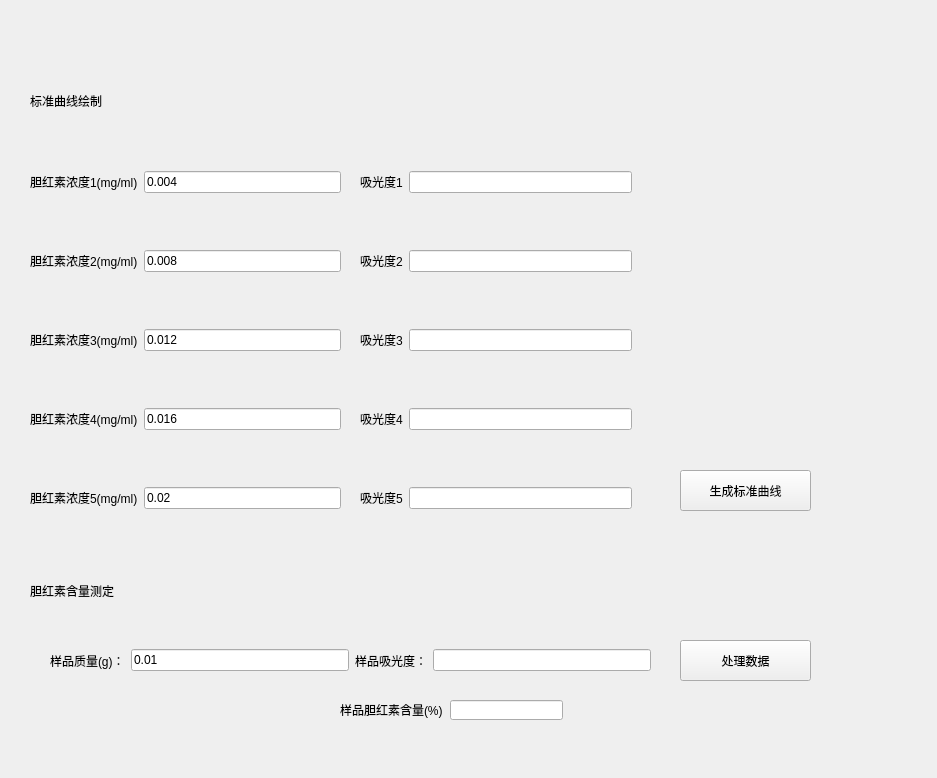
<?xml version="1.0" encoding="UTF-8"?>
<ui version="4.0">
 <class>Form</class>
 <widget class="QWidget" name="Form">
  <property name="geometry">
   <rect>
    <x>0</x>
    <y>0</y>
    <width>937</width>
    <height>778</height>
   </rect>
  </property>
  <property name="windowTitle">
   <string>Form</string>
  </property>
  <widget class="QLabel" name="label">
   <property name="geometry">
    <rect>
     <x>30</x>
     <y>570</y>
     <width>161</width>
     <height>41</height>
    </rect>
   </property>
   <property name="styleSheet">
    <string notr="true">font: 87 14pt &quot;Arial&quot;;</string>
   </property>
   <property name="text">
    <string>胆红素含量测定</string>
   </property>
  </widget>
  <widget class="QLabel" name="label_2">
   <property name="geometry">
    <rect>
     <x>30</x>
     <y>80</y>
     <width>141</width>
     <height>41</height>
    </rect>
   </property>
   <property name="styleSheet">
    <string notr="true">font: 87 12pt &quot;Arial&quot;;</string>
   </property>
   <property name="text">
    <string>标准曲线绘制</string>
   </property>
  </widget>
  <widget class="QWidget" name="widget_3" native="true">
   <property name="geometry">
    <rect>
     <x>30</x>
     <y>120</y>
     <width>311</width>
     <height>441</height>
    </rect>
   </property>
   <layout class="QGridLayout" name="gridLayout_4">
    <item row="3" column="1">
     <widget class="QLineEdit" name="lineEdit_4">
      <property name="text">
       <string>0.016</string>
      </property>
     </widget>
    </item>
    <item row="1" column="1">
     <widget class="QLineEdit" name="lineEdit_2">
      <property name="text">
       <string>0.008</string>
      </property>
     </widget>
    </item>
    <item row="4" column="1">
     <widget class="QLineEdit" name="lineEdit_5">
      <property name="text">
       <string>0.02</string>
      </property>
     </widget>
    </item>
    <item row="0" column="0">
     <widget class="QLabel" name="label_28">
      <property name="text">
       <string>胆红素浓度1(mg/ml)</string>
      </property>
     </widget>
    </item>
    <item row="2" column="1">
     <widget class="QLineEdit" name="lineEdit_3">
      <property name="text">
       <string>0.012</string>
      </property>
     </widget>
    </item>
    <item row="4" column="0">
     <widget class="QLabel" name="label_25">
      <property name="text">
       <string>胆红素浓度5(mg/ml)</string>
      </property>
     </widget>
    </item>
    <item row="0" column="1">
     <widget class="QLineEdit" name="lineEdit_1">
      <property name="text">
       <string>0.004</string>
      </property>
     </widget>
    </item>
    <item row="1" column="0">
     <widget class="QLabel" name="label_26">
      <property name="text">
       <string>胆红素浓度2(mg/ml)</string>
      </property>
     </widget>
    </item>
    <item row="3" column="0">
     <widget class="QLabel" name="label_24">
      <property name="text">
       <string>胆红素浓度4(mg/ml)</string>
      </property>
     </widget>
    </item>
    <item row="2" column="0">
     <widget class="QLabel" name="label_27">
      <property name="text">
       <string>胆红素浓度3(mg/ml)</string>
      </property>
     </widget>
    </item>
   </layout>
  </widget>
  <widget class="QWidget" name="widget_4" native="true">
   <property name="geometry">
    <rect>
     <x>360</x>
     <y>120</y>
     <width>272</width>
     <height>441</height>
    </rect>
   </property>
   <layout class="QGridLayout" name="gridLayout_5">
    <item row="4" column="1">
     <widget class="QLineEdit" name="lineEdit_10"/>
    </item>
    <item row="3" column="1">
     <widget class="QLineEdit" name="lineEdit_9"/>
    </item>
    <item row="3" column="0">
     <widget class="QLabel" name="label_30">
      <property name="text">
       <string>吸光度4</string>
      </property>
     </widget>
    </item>
    <item row="4" column="0">
     <widget class="QLabel" name="label_31">
      <property name="text">
       <string>吸光度5</string>
      </property>
     </widget>
    </item>
    <item row="0" column="0">
     <widget class="QLabel" name="label_34">
      <property name="text">
       <string>吸光度1</string>
      </property>
     </widget>
    </item>
    <item row="0" column="1">
     <widget class="QLineEdit" name="lineEdit_6"/>
    </item>
    <item row="2" column="0">
     <widget class="QLabel" name="label_33">
      <property name="text">
       <string>吸光度3</string>
      </property>
     </widget>
    </item>
    <item row="1" column="1">
     <widget class="QLineEdit" name="lineEdit_7"/>
    </item>
    <item row="1" column="0">
     <widget class="QLabel" name="label_32">
      <property name="text">
       <string>吸光度2</string>
      </property>
     </widget>
    </item>
    <item row="2" column="1">
     <widget class="QLineEdit" name="lineEdit_8"/>
    </item>
   </layout>
  </widget>
  <widget class="QPushButton" name="pushButton_5">
   <property name="geometry">
    <rect>
     <x>680</x>
     <y>470</y>
     <width>131</width>
     <height>41</height>
    </rect>
   </property>
   <property name="text">
    <string>生成标准曲线</string>
   </property>
  </widget>
  <widget class="QPushButton" name="pushButton_6">
   <property name="geometry">
    <rect>
     <x>680</x>
     <y>640</y>
     <width>131</width>
     <height>41</height>
    </rect>
   </property>
   <property name="text">
    <string>处理数据</string>
   </property>
  </widget>
  <widget class="QWidget" name="layoutWidget">
   <property name="geometry">
    <rect>
     <x>50</x>
     <y>640</y>
     <width>601</width>
     <height>41</height>
    </rect>
   </property>
   <layout class="QHBoxLayout" name="horizontalLayout">
    <item>
     <widget class="QLabel" name="label_3">
      <property name="text">
       <string>样品质量(g)：</string>
      </property>
     </widget>
    </item>
    <item>
     <widget class="QLineEdit" name="lineEdit_11">
      <property name="text">
       <string>0.01</string>
      </property>
     </widget>
    </item>
    <item>
     <widget class="QLabel" name="label_4">
      <property name="text">
       <string>样品吸光度：</string>
      </property>
     </widget>
    </item>
    <item>
     <widget class="QLineEdit" name="lineEdit_12"/>
    </item>
   </layout>
  </widget>
  <widget class="QLabel" name="label_5">
   <property name="geometry">
    <rect>
     <x>340</x>
     <y>700</y>
     <width>131</width>
     <height>20</height>
    </rect>
   </property>
   <property name="text">
    <string>样品胆红素含量(%)</string>
   </property>
  </widget>
  <widget class="QLineEdit" name="lineEdit_13">
   <property name="geometry">
    <rect>
     <x>450</x>
     <y>700</y>
     <width>113</width>
     <height>20</height>
    </rect>
   </property>
  </widget>
 </widget>
 <tabstops>
  <tabstop>lineEdit_1</tabstop>
  <tabstop>lineEdit_2</tabstop>
  <tabstop>lineEdit_3</tabstop>
  <tabstop>lineEdit_4</tabstop>
  <tabstop>lineEdit_5</tabstop>
  <tabstop>lineEdit_6</tabstop>
  <tabstop>lineEdit_7</tabstop>
  <tabstop>lineEdit_8</tabstop>
  <tabstop>lineEdit_9</tabstop>
  <tabstop>lineEdit_10</tabstop>
  <tabstop>lineEdit_11</tabstop>
  <tabstop>lineEdit_12</tabstop>
  <tabstop>lineEdit_13</tabstop>
  <tabstop>pushButton_5</tabstop>
  <tabstop>pushButton_6</tabstop>
 </tabstops>
 <resources/>
 <connections>
  <connection>
   <sender>pushButton_5</sender>
   <signal>clicked()</signal>
   <receiver>Form</receiver>
   <slot>processingData1()</slot>
   <hints>
    <hint type="sourcelabel">
     <x>773</x>
     <y>480</y>
    </hint>
    <hint type="destinationlabel">
     <x>1084</x>
     <y>489</y>
    </hint>
   </hints>
  </connection>
  <connection>
   <sender>pushButton_6</sender>
   <signal>clicked()</signal>
   <receiver>Form</receiver>
   <slot>processingData2()</slot>
   <hints>
    <hint type="sourcelabel">
     <x>762</x>
     <y>664</y>
    </hint>
    <hint type="destinationlabel">
     <x>1082</x>
     <y>657</y>
    </hint>
   </hints>
  </connection>
 </connections>
 <slots>
  <slot>processingData1()</slot>
  <slot>processingData2()</slot>
 </slots>
</ui>
